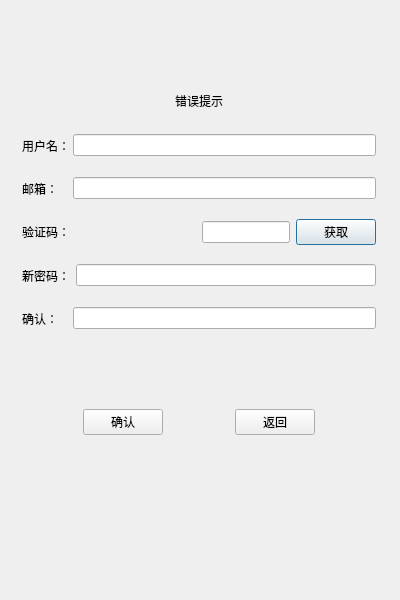
<?xml version="1.0" encoding="UTF-8"?>
<ui version="4.0">
 <class>resetpw</class>
 <widget class="QDialog" name="resetpw">
  <property name="geometry">
   <rect>
    <x>0</x>
    <y>0</y>
    <width>400</width>
    <height>600</height>
   </rect>
  </property>
  <property name="minimumSize">
   <size>
    <width>400</width>
    <height>600</height>
   </size>
  </property>
  <property name="maximumSize">
   <size>
    <width>400</width>
    <height>600</height>
   </size>
  </property>
  <property name="windowTitle">
   <string>Dialog</string>
  </property>
  <widget class="QStackedWidget" name="stackedWidget">
   <property name="geometry">
    <rect>
     <x>10</x>
     <y>10</y>
     <width>381</width>
     <height>531</height>
    </rect>
   </property>
   <property name="currentIndex">
    <number>0</number>
   </property>
   <widget class="QWidget" name="page_1">
    <widget class="QWidget" name="verticalLayoutWidget">
     <property name="geometry">
      <rect>
       <x>0</x>
       <y>0</y>
       <width>378</width>
       <height>531</height>
      </rect>
     </property>
     <layout class="QVBoxLayout" name="verticalLayout">
      <property name="leftMargin">
       <number>6</number>
      </property>
      <property name="topMargin">
       <number>6</number>
      </property>
      <property name="rightMargin">
       <number>6</number>
      </property>
      <property name="bottomMargin">
       <number>6</number>
      </property>
      <item>
       <spacer name="verticalSpacer_2">
        <property name="orientation">
         <enum>Qt::Orientation::Vertical</enum>
        </property>
        <property name="sizeType">
         <enum>QSizePolicy::Policy::Preferred</enum>
        </property>
        <property name="sizeHint" stdset="0">
         <size>
          <width>20</width>
          <height>100</height>
         </size>
        </property>
       </spacer>
      </item>
      <item>
       <widget class="QLabel" name="err_tip">
        <property name="minimumSize">
         <size>
          <width>0</width>
          <height>40</height>
         </size>
        </property>
        <property name="maximumSize">
         <size>
          <width>16777215</width>
          <height>40</height>
         </size>
        </property>
        <property name="text">
         <string>错误提示</string>
        </property>
        <property name="alignment">
         <set>Qt::AlignmentFlag::AlignCenter</set>
        </property>
       </widget>
      </item>
      <item>
       <layout class="QHBoxLayout" name="horizontalLayout">
        <property name="leftMargin">
         <number>6</number>
        </property>
        <property name="topMargin">
         <number>6</number>
        </property>
        <property name="rightMargin">
         <number>6</number>
        </property>
        <property name="bottomMargin">
         <number>6</number>
        </property>
        <item>
         <widget class="QLabel" name="user_label">
          <property name="minimumSize">
           <size>
            <width>45</width>
            <height>25</height>
           </size>
          </property>
          <property name="maximumSize">
           <size>
            <width>45</width>
            <height>25</height>
           </size>
          </property>
          <property name="text">
           <string>用户名：</string>
          </property>
         </widget>
        </item>
        <item>
         <widget class="QLineEdit" name="user_edit"/>
        </item>
       </layout>
      </item>
      <item>
       <layout class="QHBoxLayout" name="horizontalLayout_4">
        <property name="leftMargin">
         <number>6</number>
        </property>
        <property name="topMargin">
         <number>6</number>
        </property>
        <property name="rightMargin">
         <number>6</number>
        </property>
        <property name="bottomMargin">
         <number>6</number>
        </property>
        <item>
         <widget class="QLabel" name="email_label">
          <property name="minimumSize">
           <size>
            <width>45</width>
            <height>25</height>
           </size>
          </property>
          <property name="maximumSize">
           <size>
            <width>45</width>
            <height>25</height>
           </size>
          </property>
          <property name="text">
           <string>邮箱：</string>
          </property>
         </widget>
        </item>
        <item>
         <widget class="QLineEdit" name="email_edit"/>
        </item>
       </layout>
      </item>
      <item>
       <layout class="QHBoxLayout" name="horizontalLayout_10">
        <property name="leftMargin">
         <number>6</number>
        </property>
        <property name="topMargin">
         <number>6</number>
        </property>
        <property name="rightMargin">
         <number>6</number>
        </property>
        <property name="bottomMargin">
         <number>6</number>
        </property>
        <item>
         <widget class="QLabel" name="verifycode_label">
          <property name="minimumSize">
           <size>
            <width>45</width>
            <height>25</height>
           </size>
          </property>
          <property name="text">
           <string>验证码：</string>
          </property>
         </widget>
        </item>
        <item>
         <spacer name="horizontalSpacer">
          <property name="orientation">
           <enum>Qt::Orientation::Horizontal</enum>
          </property>
          <property name="sizeType">
           <enum>QSizePolicy::Policy::Preferred</enum>
          </property>
          <property name="sizeHint" stdset="0">
           <size>
            <width>150</width>
            <height>20</height>
           </size>
          </property>
         </spacer>
        </item>
        <item>
         <widget class="QLineEdit" name="verifycode_edit"/>
        </item>
        <item>
         <widget class="QPushButton" name="verifycode_button">
          <property name="text">
           <string>获取</string>
          </property>
         </widget>
        </item>
       </layout>
      </item>
      <item>
       <layout class="QHBoxLayout" name="horizontalLayout_5">
        <property name="leftMargin">
         <number>6</number>
        </property>
        <property name="topMargin">
         <number>6</number>
        </property>
        <property name="rightMargin">
         <number>6</number>
        </property>
        <property name="bottomMargin">
         <number>6</number>
        </property>
        <item>
         <widget class="QLabel" name="pw_label">
          <property name="minimumSize">
           <size>
            <width>45</width>
            <height>25</height>
           </size>
          </property>
          <property name="text">
           <string>新密码：</string>
          </property>
         </widget>
        </item>
        <item>
         <widget class="QLineEdit" name="pw_edit"/>
        </item>
       </layout>
      </item>
      <item>
       <layout class="QHBoxLayout" name="horizontalLayout_11">
        <property name="leftMargin">
         <number>6</number>
        </property>
        <property name="topMargin">
         <number>6</number>
        </property>
        <property name="rightMargin">
         <number>6</number>
        </property>
        <property name="bottomMargin">
         <number>6</number>
        </property>
        <item>
         <widget class="QLabel" name="pwagain_label">
          <property name="minimumSize">
           <size>
            <width>45</width>
            <height>25</height>
           </size>
          </property>
          <property name="text">
           <string>确认：</string>
          </property>
         </widget>
        </item>
        <item>
         <widget class="QLineEdit" name="pwagain_edit"/>
        </item>
       </layout>
      </item>
      <item>
       <spacer name="verticalSpacer_3">
        <property name="orientation">
         <enum>Qt::Orientation::Vertical</enum>
        </property>
        <property name="sizeType">
         <enum>QSizePolicy::Policy::Preferred</enum>
        </property>
        <property name="sizeHint" stdset="0">
         <size>
          <width>20</width>
          <height>100</height>
         </size>
        </property>
       </spacer>
      </item>
      <item>
       <layout class="QHBoxLayout" name="horizontalLayout_6">
        <item>
         <spacer name="horizontalSpacer_5">
          <property name="orientation">
           <enum>Qt::Orientation::Horizontal</enum>
          </property>
          <property name="sizeHint" stdset="0">
           <size>
            <width>40</width>
            <height>20</height>
           </size>
          </property>
         </spacer>
        </item>
        <item>
         <widget class="QPushButton" name="confirm_button">
          <property name="text">
           <string>确认</string>
          </property>
         </widget>
        </item>
        <item>
         <spacer name="horizontalSpacer_6">
          <property name="orientation">
           <enum>Qt::Orientation::Horizontal</enum>
          </property>
          <property name="sizeHint" stdset="0">
           <size>
            <width>40</width>
            <height>20</height>
           </size>
          </property>
         </spacer>
        </item>
        <item>
         <widget class="QPushButton" name="cancel_button">
          <property name="text">
           <string>返回</string>
          </property>
         </widget>
        </item>
        <item>
         <spacer name="horizontalSpacer_4">
          <property name="orientation">
           <enum>Qt::Orientation::Horizontal</enum>
          </property>
          <property name="sizeHint" stdset="0">
           <size>
            <width>40</width>
            <height>20</height>
           </size>
          </property>
         </spacer>
        </item>
       </layout>
      </item>
      <item>
       <spacer name="verticalSpacer">
        <property name="orientation">
         <enum>Qt::Orientation::Vertical</enum>
        </property>
        <property name="sizeType">
         <enum>QSizePolicy::Policy::Fixed</enum>
        </property>
        <property name="sizeHint" stdset="0">
         <size>
          <width>20</width>
          <height>100</height>
         </size>
        </property>
       </spacer>
      </item>
     </layout>
    </widget>
   </widget>
   <widget class="QWidget" name="page_2">
    <widget class="QWidget" name="verticalLayoutWidget_2">
     <property name="geometry">
      <rect>
       <x>9</x>
       <y>9</y>
       <width>371</width>
       <height>521</height>
      </rect>
     </property>
     <layout class="QVBoxLayout" name="verticalLayout_2">
      <property name="leftMargin">
       <number>6</number>
      </property>
      <property name="topMargin">
       <number>6</number>
      </property>
      <property name="rightMargin">
       <number>6</number>
      </property>
      <property name="bottomMargin">
       <number>6</number>
      </property>
      <item>
       <spacer name="verticalSpacer_6">
        <property name="orientation">
         <enum>Qt::Orientation::Vertical</enum>
        </property>
        <property name="sizeType">
         <enum>QSizePolicy::Policy::Preferred</enum>
        </property>
        <property name="sizeHint" stdset="0">
         <size>
          <width>20</width>
          <height>40</height>
         </size>
        </property>
       </spacer>
      </item>
      <item>
       <layout class="QHBoxLayout" name="horizontalLayout_3">
        <item>
         <widget class="QLabel" name="tip_label">
          <property name="text">
           <string>密码重置成功！5秒后返回登陆界面</string>
          </property>
          <property name="alignment">
           <set>Qt::AlignmentFlag::AlignCenter</set>
          </property>
         </widget>
        </item>
       </layout>
      </item>
      <item>
       <spacer name="verticalSpacer_4">
        <property name="orientation">
         <enum>Qt::Orientation::Vertical</enum>
        </property>
        <property name="sizeType">
         <enum>QSizePolicy::Policy::Preferred</enum>
        </property>
        <property name="sizeHint" stdset="0">
         <size>
          <width>20</width>
          <height>40</height>
         </size>
        </property>
       </spacer>
      </item>
      <item>
       <layout class="QHBoxLayout" name="horizontalLayout_12">
        <item>
         <spacer name="horizontalSpacer_2">
          <property name="orientation">
           <enum>Qt::Orientation::Horizontal</enum>
          </property>
          <property name="sizeHint" stdset="0">
           <size>
            <width>40</width>
            <height>20</height>
           </size>
          </property>
         </spacer>
        </item>
        <item>
         <widget class="QPushButton" name="return_button">
          <property name="text">
           <string>返回登陆</string>
          </property>
         </widget>
        </item>
        <item>
         <spacer name="horizontalSpacer_3">
          <property name="orientation">
           <enum>Qt::Orientation::Horizontal</enum>
          </property>
          <property name="sizeHint" stdset="0">
           <size>
            <width>40</width>
            <height>20</height>
           </size>
          </property>
         </spacer>
        </item>
       </layout>
      </item>
      <item>
       <spacer name="verticalSpacer_5">
        <property name="orientation">
         <enum>Qt::Orientation::Vertical</enum>
        </property>
        <property name="sizeType">
         <enum>QSizePolicy::Policy::Preferred</enum>
        </property>
        <property name="sizeHint" stdset="0">
         <size>
          <width>20</width>
          <height>40</height>
         </size>
        </property>
       </spacer>
      </item>
     </layout>
    </widget>
   </widget>
  </widget>
 </widget>
 <resources/>
 <connections/>
</ui>
